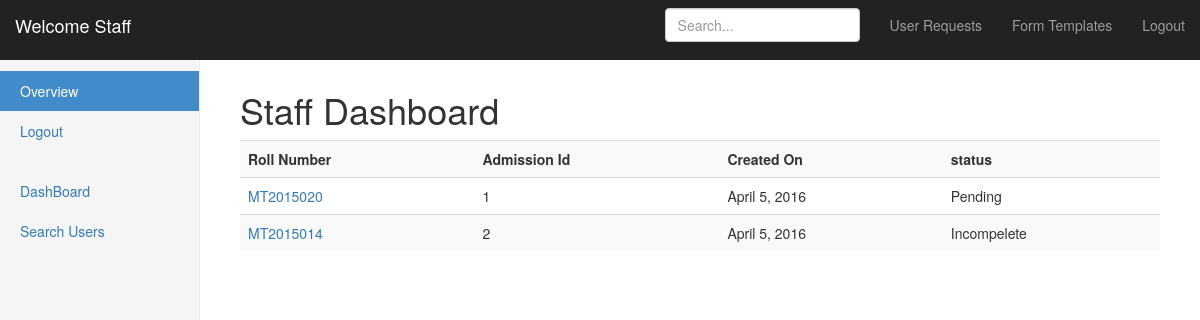
Page /staff/ on the committed database.
### staffmodule/models.py (models this page shows)
class AdmissionDetail(models.Model):
    STATUS_CHOICES = (
        (1, 'Pending'),
        (2, 'Valid'),
        (3, 'Incomplete'),
        (4, 'Invalid')
    )
    admission_id=models.AutoField(primary_key=True)
    roll_number=models.CharField(max_length=32,unique=True)
    status_of_request=models.IntegerField(choices=STATUS_CHOICES, default=1)
    validated_by=models.CharField(max_length=32)
    validation_comments=models.CharField(max_length=400,blank=True)
    created_on=models.DateField(auto_now_add=True)

### staffmodule/views.py (the view)
# urls.py: url(r'^staff/$','staffmodule.views.fetchPendingRequest',name='staffDashboard'),
def fetchPendingRequest(request):
	all_entries = AdmissionDetail.objects.filter(status_of_request__in=[1,4])
	for i in all_entries:
		print i.roll_number
	context={
		"title":"a",
		"form":"k",
	}
	return render(request,"staff_dashboard.html",{'Students':all_entries})

### templates/staff_dashboard.html
{% extends "masterpage_staff.html" %}
{% block content %}
  <div class="table-responsive">
<h1>Staff Dashboard</h1>
{%if Students %}
<table class="table table-striped">
<tr>
<th>
	Roll Number
</th>
<th>
 Admission Id
</th>
<th>
Created On
</th>
<th>
 status
</th>
</tr>
{% for i in Students %}
<tr>
<td>
<a href=/studentDetailForm/{{i.admission_id}}> {{i.roll_number}}</a>
</td>
<td>
{{i.admission_id}}
</td>
<td>
{{i.created_on}}
</td>
{%ifequal i.status_of_request 1 %}
    <td>Pending </td>
{% else %}
   <td>Incompelete </td>
{% endifequal %}
</tr>
	{% endfor %}
</table>
{%else %}
No Data Found
{% endif %}
</div>
{% endblock %}

### templates/masterpage_staff.html (shortened to what this page needs)
{% load static %}
<!DOCTYPE html>
<html lang="en">
  <head>
    <link href="{% static 'css/bootstrap.min.css' %}" rel="stylesheet">
    <link href="{% static 'css/dashboard.css' %}" rel="stylesheet">
    <link href="{% static 'css/form.css' %}" rel="stylesheet">
  </head>
  <body>
    <nav class="navbar navbar-inverse navbar-fixed-top">
      <div class="container-fluid">
        <div class="navbar-header">
          <p class="navbar-brand">Welcome Staff</p>
        </div>
        <div id="navbar" class="navbar-collapse collapse">
          <ul class="nav navbar-nav navbar-right">
            <li><a href="#">User Requests</a></li>
            <li><a href="/templates">Form Templates</a></li>
            <li><a href="/">Logout</a></li>
          </ul>
          <form class="navbar-form navbar-right">
            <input type="text" class="form-control" placeholder="Search...">
          </form>
        </div>
      </div>
    </nav>
    <div class="container-fluid">
      <div class="row">
        <div class="col-sm-3 col-md-2 sidebar">
          <ul class="nav nav-sidebar">
            <li class="active"><a href="#">Overview <span class="sr-only">(current)</span></a></li>
            <li><a href="/">Logout</a></li>
          </ul>
          <ul class="nav nav-sidebar">
            <li><a href="/staff">DashBoard</a></li>
            <li><a href="/staff_search">Search Users</a></li>
          </ul>
        </div>
        <div class="col-sm-9 col-sm-offset-3 col-md-10 col-md-offset-2 main">
      {% block content %}
        {% endblock %}
        </div>
      </div>
    </div>
  </body>
</html>

### static/our_static/css/dashboard.css (style rules this page uses)
body { padding-top: 50px; }
.navbar-fixed-top { border: 0; }
.sidebar { display: none; }
@media (min-width: 768px) { .sidebar { position: fixed; top: 51px; bottom: 0; left: 0; z-index: 1000; display: block; padding: 20px; overflow-x: hidden; overflow-y: auto; background-color: #f5f5f5; border-right: 1px solid #eee; } }
.nav-sidebar { margin-right: -21px; margin-bottom: 20px; margin-left: -20px; }
.nav-sidebar > li > a { padding-right: 20px; padding-left: 20px; }
.nav-sidebar > .active > a, .nav-sidebar > .active > a:hover, .nav-sidebar > .active > a:focus { color: #fff; background-color: #428bca; }
.main { padding: 20px; }
@media (min-width: 768px) { .main { padding-right: 40px; padding-left: 40px; } }

### rows in the picture
AdmissionDetail: roll_number "MT2015020", admission_id "1", created_on "April 5, 2016"
AdmissionDetail: roll_number "MT2015014", admission_id "2", created_on "April 5, 2016"
